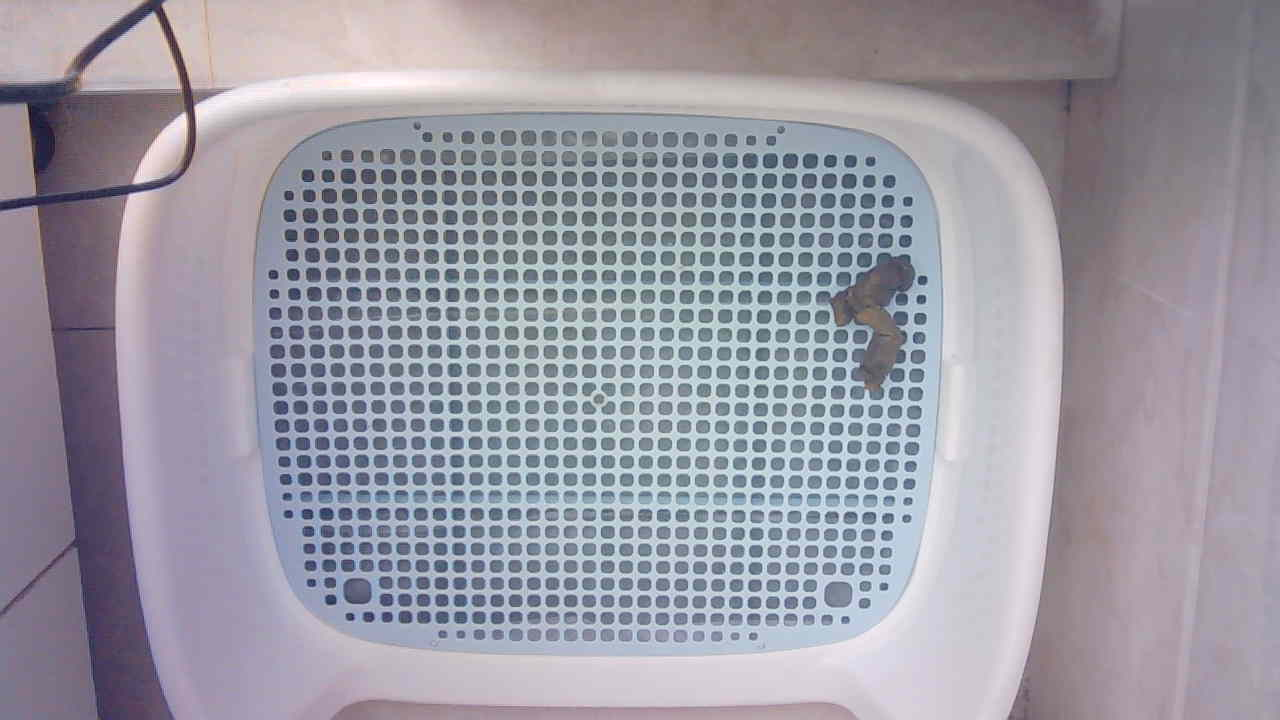
#> input picture img/20221125082713.jpg, 1280 x 720 px
$ python main.py
#> lines starting #> are read from the running program, lines starting #| are printed output that depends on the picture; after the words box and inside, x2 and y2 are one past the last pixel; in counts of white or black regions, pixels touching at a corner belong together
import cv2
import time

import numpy as np

# 相对路径下读取图片
img = cv2.imread('./img/20221125082713.jpg')
#> img is the input picture: shape (720, 1280, 3); mean B, G, R 164, 153.1, 155.3
cv2.imshow('img', img)

# blur = cv2.GaussianBlur(img, (5, 5), 0)
# cv2.imshow('img1', blur)

hsv = cv2.cvtColor(img, cv2.COLOR_BGR2HSV)
#> hsv: shape (720, 1280, 3); mean H, S, V 120.9, 30.7, 167

# set the lower and upper bounds for the green hue
lower = np.array([85, 10, 0])
upper = np.array([120, 90, 255])

# create a mask for colour using inRange function
mask = cv2.inRange(hsv, lower, upper)
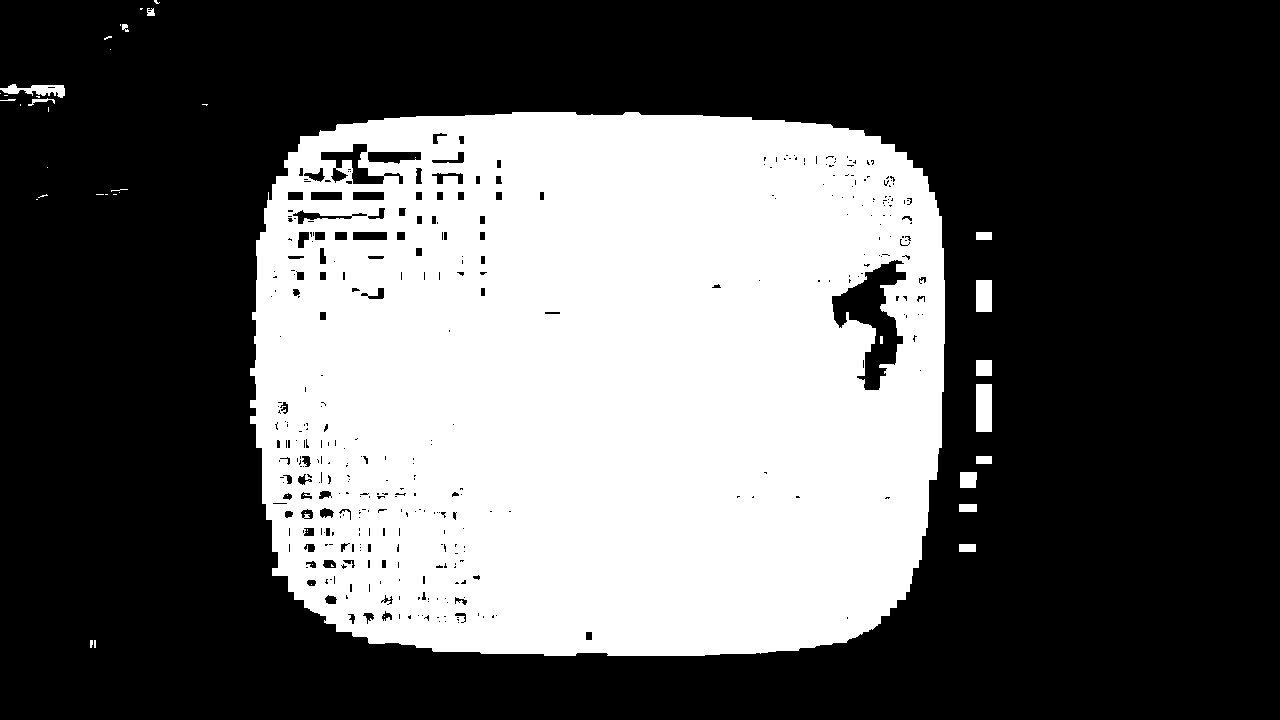
#> mask: shape (720, 1280); 36.7% white; 45 white regions (29 under 20 px)

# perform bitwise and on the original image arrays using the mask
res = cv2.bitwise_and(img, img, mask=mask)
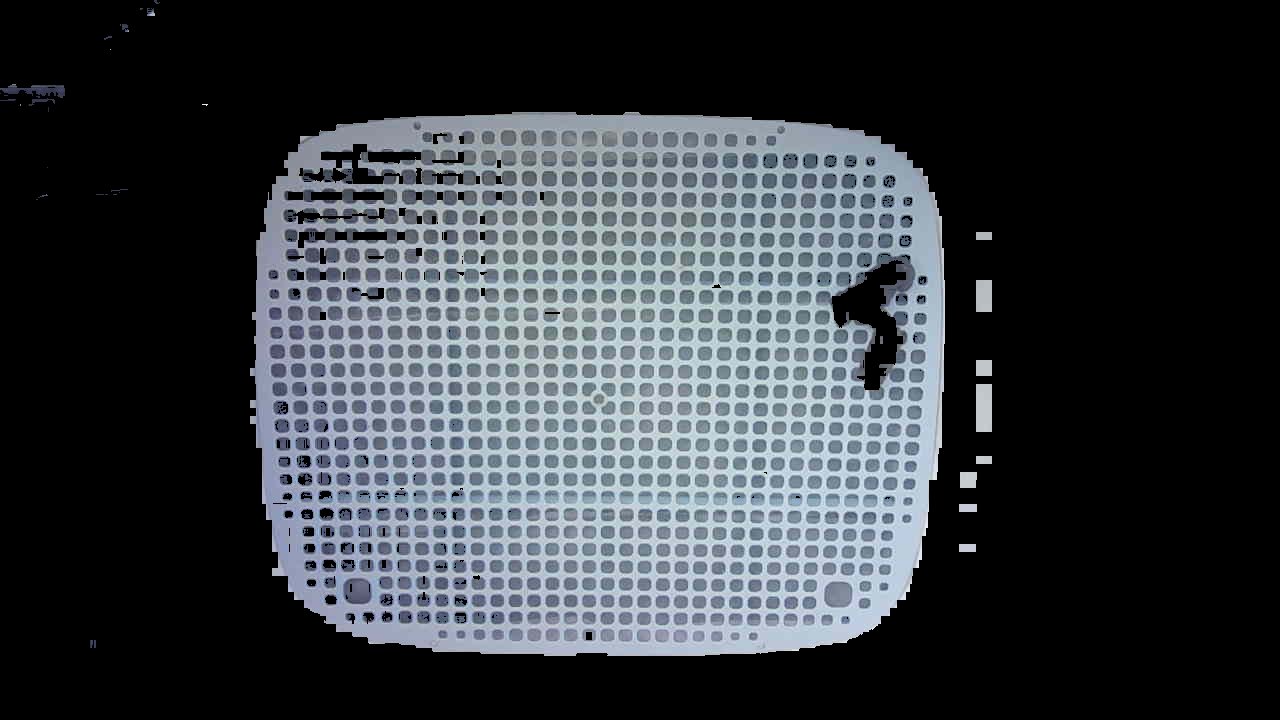
#> res: shape (720, 1280, 3); mean B, G, R 62.6, 57.9, 53.3

# 膨胀待定
# kernel = np.ones((10, 10), dtype=np.uint8)
# dilate = cv2.dilate(mask, kernel, 1)  # 1:迭代次数，也就是执行几次膨胀操作
# cv2.imshow("dilate", dilate)

# display the images
cv2.imshow("hsv", hsv)
cv2.imshow("mask", mask)
cv2.imshow("res", res)

# 查找轮廓
contours, hierarchy = cv2.findContours(mask.copy(), cv2.RETR_EXTERNAL, cv2.CHAIN_APPROX_SIMPLE)
#> contours = 35 contours, 22 with area under 20; largest, box (x1, y1, x2, y2) and area: (250, 112, 945, 656) 346484, (976, 384, 992, 432) 705, (976, 280, 992, 312) 465, (0, 84, 65, 98) 410, (960, 472, 977, 488) 232
# print(f"轮廓数量：{len(contours)}")
# 按面积排序
contours = sorted(contours, key=cv2.contourArea, reverse=True)[:3]
#> contours = 3 contours; box (x1, y1, x2, y2) and area: (250, 112, 945, 656) 346484, (976, 384, 992, 432) 705, (976, 280, 992, 312) 465
contour = contours[0]
#> contour = contour of 351 points, box (x1, y1, x2, y2) (250, 112, 945, 656), area 346484

new_img = img.copy()

# 轮廓
cv2.drawContours(new_img, contours, -1, (0, 0, 255), 2)
# cv2.imshow("contours", new_img)

# 外接矩形
x, y, w, h = cv2.boundingRect(contour)
#> x = 250; y = 112; w = 695; h = 544
print(x, y, w, h)
#| 250 112 695 544
cv2.rectangle(new_img, (x, y), (x + w, y + h), (0, 255, 0), 2)
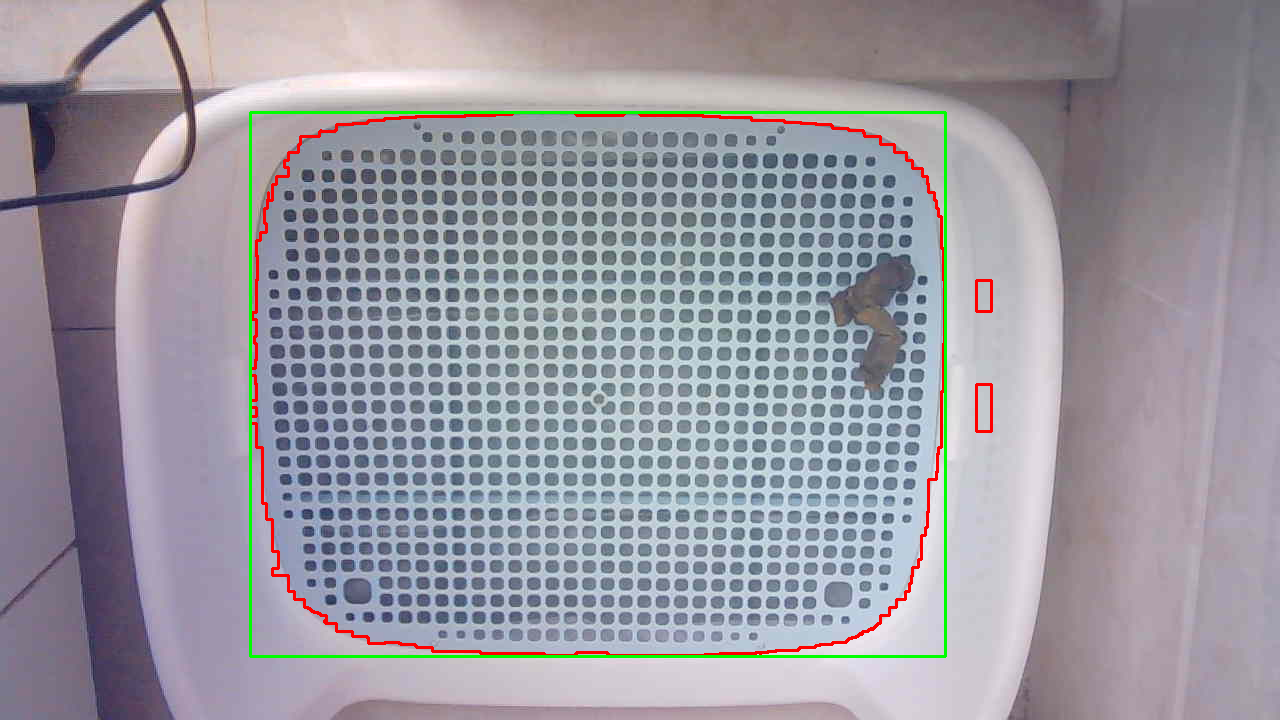
#> new_img: shape (720, 1280, 3); mean B, G, R 161, 152.3, 154.4
cv2.imshow("contour", new_img)

# 裁剪
crop = img[y:y + h, x:x + w]
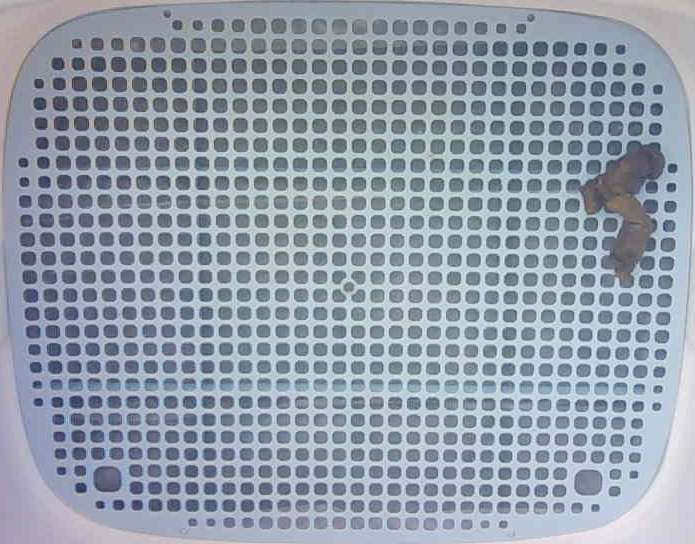
#> crop: shape (544, 695, 3); mean B, G, R 170.4, 157.9, 147.2
cv2.imshow('crop', crop)
cv2.imwrite('./img/base.jpg', crop)

# TODO 判断是否是厕所


while (1):
    k = cv2.waitKey(33)
#> (key Esc is pressed here)
    if k == 27:  # Esc key to stop
        break

cv2.destroyAllWindows()

$ run again, with img/base.jpeg copied over img/20221125082713.jpg
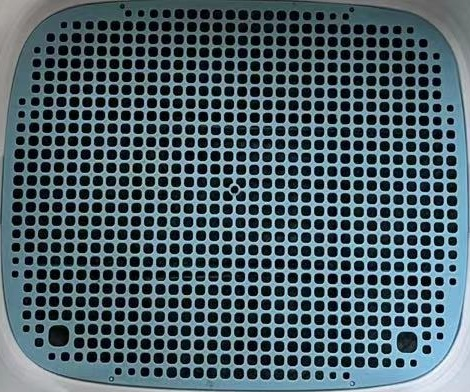
#> input picture img/base.jpeg, 470 x 392 px
#> img is the input picture: shape (392, 470, 3); mean B, G, R 104.4, 95.8, 77.2
#> hsv: shape (392, 470, 3); mean H, S, V 98.4, 109.9, 104.6
#> `mask = cv2.inRange(hsv, lower, upper)`:
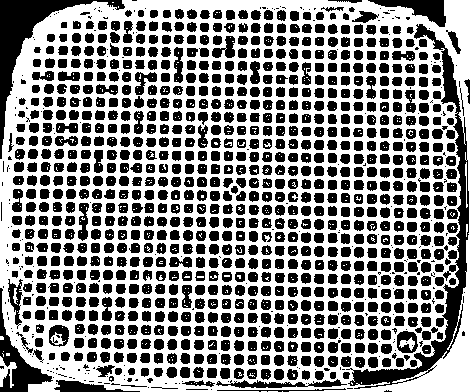
#> mask: shape (392, 470); 53.8% white; 1125 black regions (244 under 20 px)
#> `contours, hierarchy = cv2.findContours(mask.copy(), cv2.RETR_EXTERNAL,..`: contours = 11 contours, 9 with area under 20; largest, box (x1, y1, x2, y2) and area: (0, 0, 470, 392) 176584, (0, 356, 17, 388) 170
#> `contours = sorted(contours, key=cv2.contourArea, reverse=True)[:3]`: contours = 3 contours, 1 with area under 20; largest, box (x1, y1, x2, y2) and area: (0, 0, 470, 392) 176584, (0, 356, 17, 388) 170
#> contour = contour of 357 points, box (x1, y1, x2, y2) (0, 0, 470, 392), area 176584
#> x = 0; w = 470; h = 392
#| 0 0 470 392
#> `cv2.rectangle(new_img, (x, y), (x + w, y + h), (0, 255, 0), 2)`:
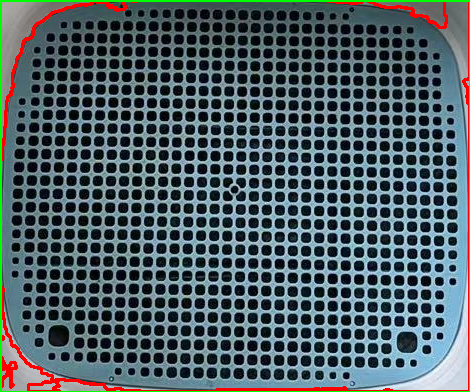
#> new_img: shape (392, 470, 3); mean B, G, R 99.6, 94.7, 77.7
